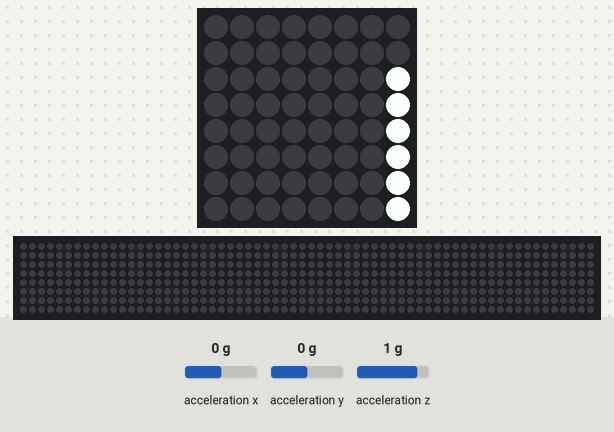
This program was run on a simulated Raspberry Pi (BCM pin numbers) with a Sense HAT. Parts: the Sense HAT's 8×8 RGB LED matrix, a strip that is not on the board, showing the scrolling text unrolled. The inputs (shaded band) are chosen by the test bench; at power-on: acceleration x 0 g, acceleration y 0 g, acceleration z 1 g. Random numbers come from a fixed seed; the 64×8 strip is a reading aid, not a part: it shows the text the matrix is scrolling, unrolled, one strip-width of it at a time.

Above: at 0.2 s.
At 1.3 s:
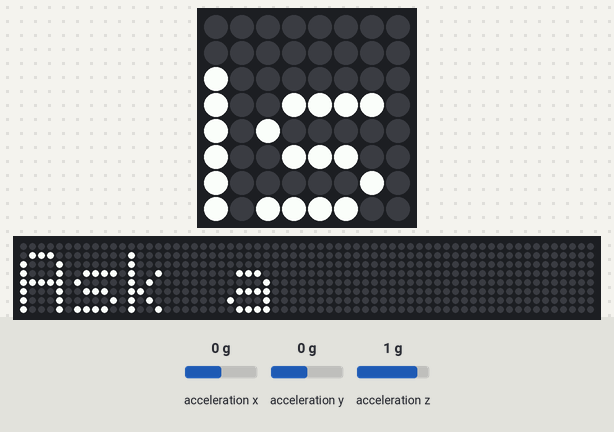
At 2.5 s:
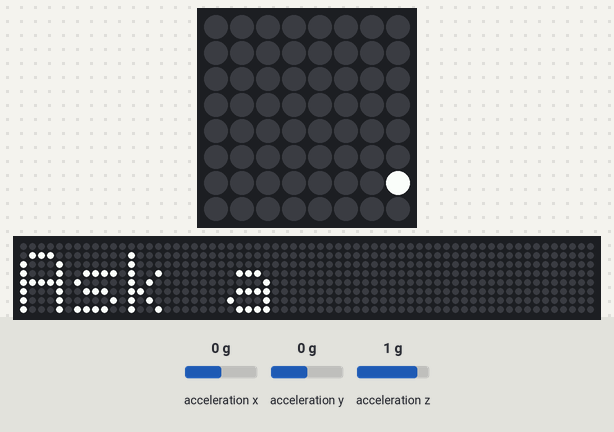
At 4.8 s:
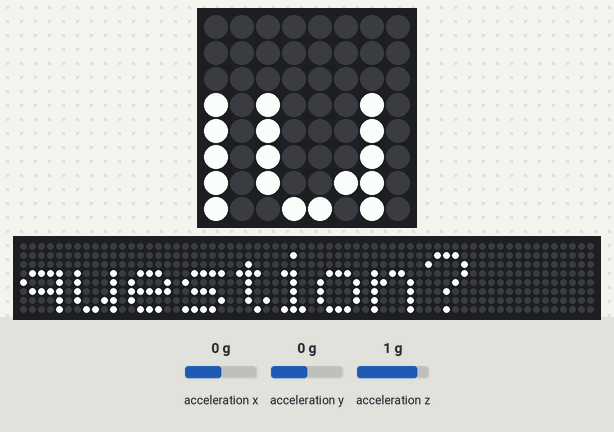
At 7.1 s:
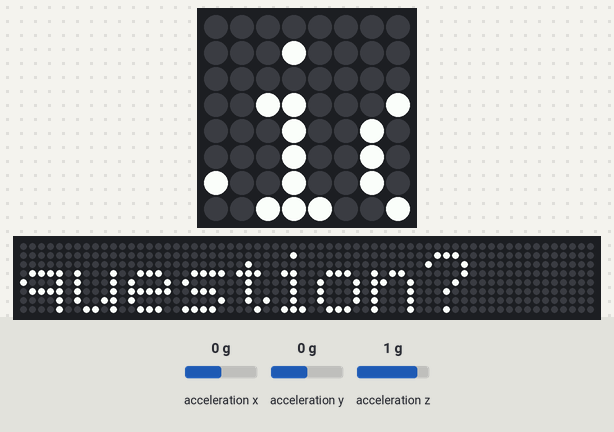
At 9.4 s:
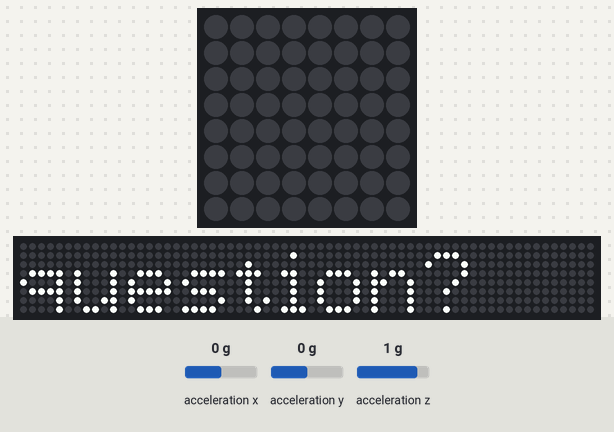

The program:

magic8ball_shake.py
```python
import random
import time
from sense_hat import SenseHat

sh = SenseHat()

sh.show_message("Ask a question?")

replies = [
'Signs point to yes',
'Without a doubt',
'You may rely on it',
'Do not count on it',
'Looking good',
'Cannot predict now',
'It is decidedly so',
'Outlook not so good'
]

shaketime = None
while True:

    x, y, z = sh.get_accelerometer_raw().values()

    x = abs(x)
    y = abs(y)
    z = abs(z)

    if x > 1 or y > 1 or z > 1:
        shaketime = time.time()
    else:
        # If the Sense HAT is still and it's been at least a second
        # since it was last shaken, display the message.
        if shaketime and time.time() - shaketime > 1:
            sh.show_message(random.choice(replies))
            shaketime = None
```
